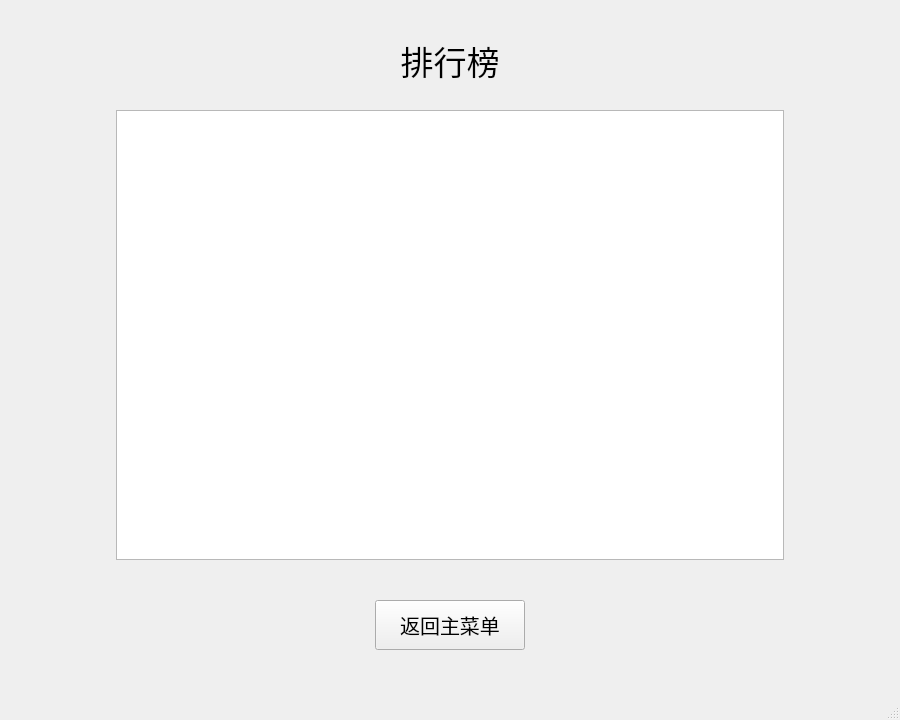
<?xml version="1.0" encoding="UTF-8"?>
<ui version="4.0">
 <class>RankingListWindow</class>
 <widget class="QMainWindow" name="RankingListWindow">
  <property name="geometry">
   <rect>
    <x>0</x>
    <y>0</y>
    <width>900</width>
    <height>720</height>
   </rect>
  </property>
  <property name="windowTitle">
   <string>MainWindow</string>
  </property>
  <widget class="QWidget" name="centralwidget">
   <widget class="QPushButton" name="returnToMenuButton">
    <property name="geometry">
     <rect>
      <x>375</x>
      <y>600</y>
      <width>150</width>
      <height>50</height>
     </rect>
    </property>
    <property name="font">
     <font>
      <pointsize>15</pointsize>
     </font>
    </property>
    <property name="text">
     <string>返回主菜单</string>
    </property>
   </widget>
   <widget class="QWidget" name="rankingListWidget" native="true">
    <property name="geometry">
     <rect>
      <x>116</x>
      <y>110</y>
      <width>668</width>
      <height>450</height>
     </rect>
    </property>
    <layout class="QVBoxLayout" name="verticalLayout">
     <item>
      <layout class="QVBoxLayout" name="rankingListVerticalLayout">
       <item>
        <widget class="QTableWidget" name="rankingListTableWidget"/>
       </item>
      </layout>
     </item>
    </layout>
   </widget>
   <widget class="QLabel" name="rankingListLabel">
    <property name="geometry">
     <rect>
      <x>375</x>
      <y>35</y>
      <width>150</width>
      <height>50</height>
     </rect>
    </property>
    <property name="font">
     <font>
      <pointsize>25</pointsize>
     </font>
    </property>
    <property name="text">
     <string>排行榜</string>
    </property>
    <property name="alignment">
     <set>Qt::AlignCenter</set>
    </property>
   </widget>
  </widget>
  <widget class="QMenuBar" name="menubar">
   <property name="geometry">
    <rect>
     <x>0</x>
     <y>0</y>
     <width>900</width>
     <height>25</height>
    </rect>
   </property>
  </widget>
  <widget class="QStatusBar" name="statusbar"/>
 </widget>
 <resources/>
 <connections/>
</ui>
